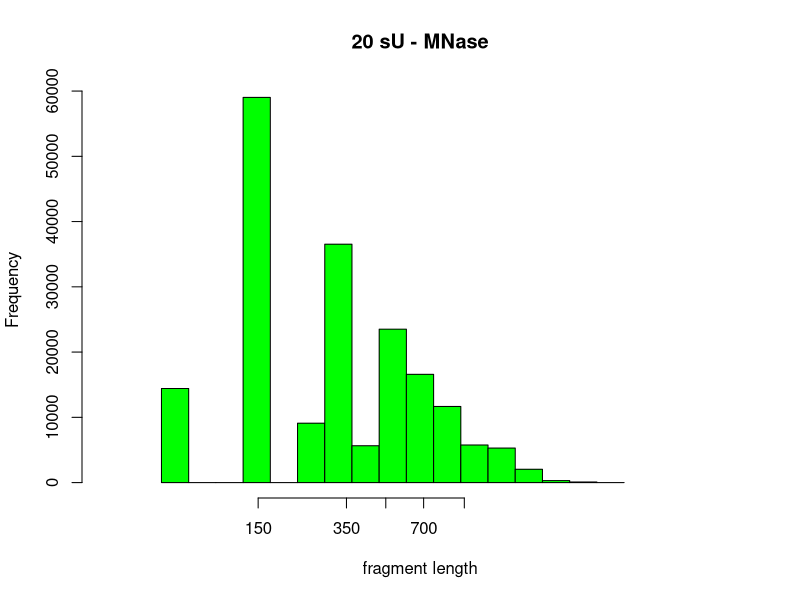
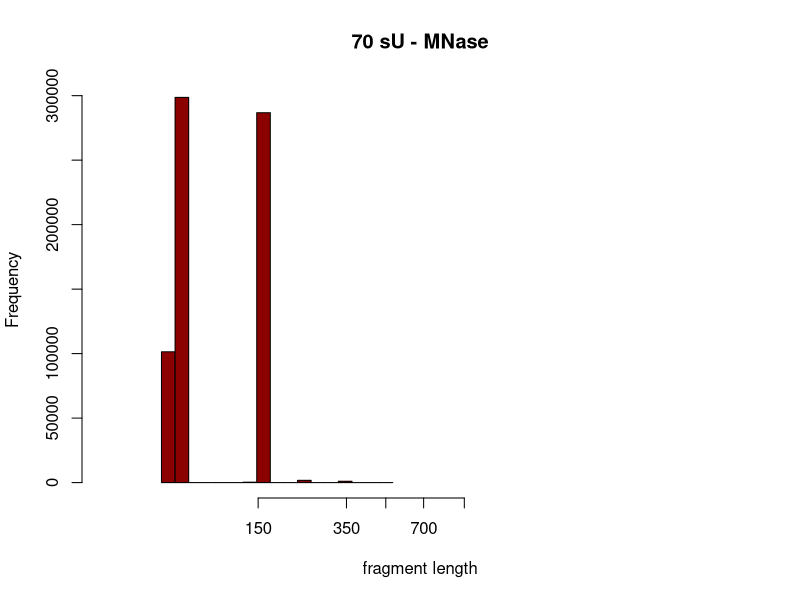

Write R code to recreate these figures, in order. (Note: this script raises an error after producing the figures.)
args<-commandArgs(TRUE)

project.path<-args[1]
working.path<-paste0(project.path,"/modeling/01_ladder")

dir.create(working.path, recursive = T)

## working path
setwd(working.path)

library(IRanges)


Model.MNase<-function(cut.freq, runs, template){
        #create cut.prob
        cut.prob<-c()
        for( i in 1:nrow(template)){
                cut.prob<-c(rep(i, template$cut_prob[i]),cut.prob)
        }
        frags<-1
        # occupy possible restriction sites
        for(j in 1:runs){
                drawn<-c()
                new.prob<-cut.prob
                for(i in 1:cut.freq){
                        draw<-sample(new.prob, 1)
                        drawn<-c(drawn,draw)
                        new.prob<-new.prob[new.prob!=draw]
                }
                #fragments
                cuts<-template$cut_site[drawn]       
                cuts.ord<-cuts[order(cuts)]
                ir.frags<-IRanges(start=cuts.ord[1:(cut.freq-1)], end=cuts.ord[2:cut.freq])
                
                if(length(frags)==1)  frags<-ir.frags else frags<-c(frags,ir.frags)
                print(j)
        }
        return(frags)
}


trimRange<-function(irange,trim){
        start(irange)<- start(irange)+trim
        end(irange)<- end(irange)-trim
        return(irange)
}

#standard stretch
numb.nucs<-50
linker.length<-30

cut.pos<- seq(0,((150+linker.length)*(numb.nucs)-90),90)
shift.nuc<-seq(2,100,4)
cut.pos[shift.nuc]<-cut.pos[shift.nuc]-5


prob.cut<-rep(c(10,1), numb.nucs)
standard.stretch<-data.frame(cut_site=cut.pos,cut_prob=prob.cut)


ir.sU20.std<-Model.MNase(cut.freq=20,runs=10000,template=standard.stretch)
save(ir.sU20.std, file="ir.sU20.std.rda")

ir.sU70.std<-Model.MNase(cut.freq=70,runs=10000,template=standard.stretch)
save(ir.sU70.std, file="ir.sU70.std.rda")




pdf("raw_20sU_ladder.pdf")
    hist(log10(width(ir.sU20.std)), main="20 sU - MNase", col="green",
         xlim=c(1.7,log10(10000)), xaxt="n", xlab="fragment length")
    axis(1,at=log10(c(180, 380, 530, 730, 1030)), 
         labels=as.character(c(150, 350, 500, 700, 1000)))
dev.off()


pdf("raw_70sU_ladder.pdf")
    hist(log10(width(ir.sU70.std)), main="70 sU - MNase", col="darkred"  ,
       xlim=c(1.7,log10(10000)), xaxt="n", xlab="fragment length")
    axis(1,at=log10(c(180, 380, 530, 730, 1030)), 
       labels=as.character(c(150, 350, 500, 700, 1000)))
dev.off()




# Monos Convert to gel intensity / log scale
getGelIntensity<-function(iranges_frags){
        frags.tab<-table(width(iranges_frags))
        intensities<-c()
        for(i in 1:length(frags.tab)){
                frag.length<-as.numeric(names(frags.tab[i]))
                normFrags<-rep(frag.length,frag.length*frags.tab[i])
                intensities<-c(intensities, normFrags)
        }
        return(intensities) 
}


hist.U20<-getGelIntensity(ir.sU20.std)
hist.U70<-getGelIntensity(ir.sU70.std)



pdf("length_Norm_20sU_ladder.pdf")
    hist(log10(hist.U20), main="20 sU - MNase", col="green",breaks=20  ,
     xlim=c(1.7,log10(10000)), 
     xaxt="n", xlab="fragment length", ylim=c(0,6e7))
    axis(1,at=log10(c(180, 380, 530, 730, 1030)), 
     labels=as.character(c(150, 350, 500, 700, 1000)))
dev.off()



pdf("length_Norm_70sU_ladder.pdf")
    hist(log10(hist.U70), main="70 sU - MNase", col="darkred",breaks=10 ,
       xlim=c(1.7,log10(10000)), xaxt="n", xlab="fragment length",
       ylim=c(0,6e7))
    axis(1,at=log10(c(180, 380, 530, 730, 1030)), 
       labels=as.character(c(150, 350, 500, 700, 1000)))
dev.off()
